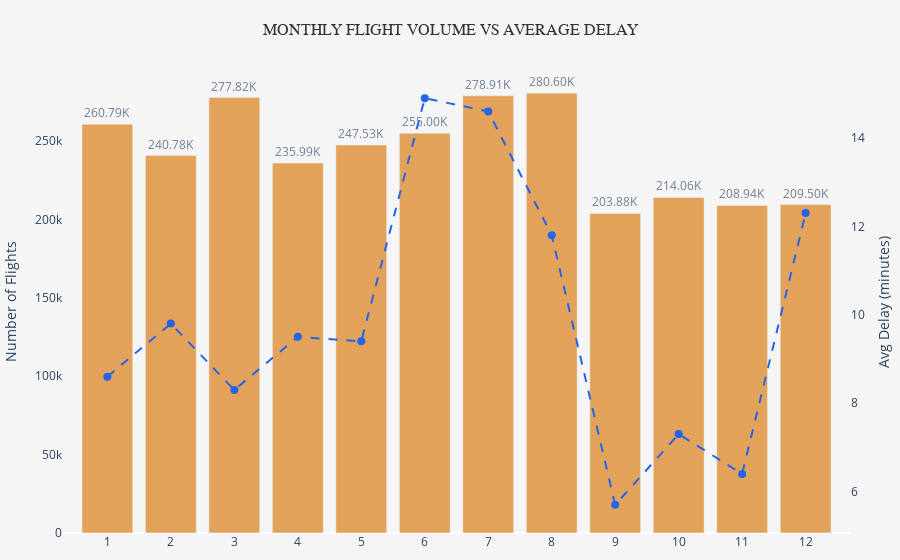

The notebook cell this image was saved under:
### Code cell
fig_6 = go.Figure()

# Bar: number of flights
fig_6.add_bar(
    x=df_monthly_perf["MONTH"], y=df_monthly_perf["n_operated"],
    name="Number of Flights", yaxis="y",
    text=df_monthly_perf["text"], textposition="outside", opacity=0.65,    
    hovertemplate=(
        "<b>Month:</b> %{x}<br>"
        "<b>Flights:</b> %{y:,}<br>"
        "<extra></extra>"
    ),
    marker=dict(color="#D97706"),
)

# Line: average delay
fig_6.add_trace(
    go.Scatter(
        x=df_monthly_perf["MONTH"], y=df_monthly_perf["avg_delay"],
        name="Avg Departure Delay (min)",
        mode="lines+markers",
        yaxis="y2", 
        line=dict(
            color="#2563EB",
            width=2,
            dash="dash"   # 👈 nét đứt
        ),
        marker=dict(size=8),
    )
)

fig_6.update_layout(
    xaxis=dict(type="category", 
               showgrid=False),
    yaxis=dict(title="Number of Flights", 
               showgrid=False),
    yaxis2=dict(title="Avg Delay (minutes)", 
                overlaying="y", side="right", showgrid=False), 
    showlegend = False,
    title=dict(
        text=("MONTHLY FLIGHT VOLUME VS AVERAGE DELAY"),
        x=0.5,
        xanchor="center"
    ),
    margin = dict(l=10, r=10, t=70, b=10),
                  paper_bgcolor="#f5f5f5",   # nền toàn figure (kể cả title)
                  plot_bgcolor="#f5f5f5",    # nền vùng bar chart
                  title_font=dict(size=16, color="#333", family="Comic Sans MS")
)
fig_6.update_traces(cliponaxis=False)
fig_6.show()

### Figure 1 — Plotly figure (JSON) as saved in the notebook; plotly's stock layout.template omitted (floating-point values rounded to 4 significant figures)
{"data": [{"cliponaxis": false, "hovertemplate": "<b>Month:</b> %{x}<br><b>Flights:</b> %{y:,}<br><extra></extra>", "marker": {"color": "#D97706"}, "name": "Number of Flights", "opacity": 0.65, "text": ["260.79K", "240.78K", "277.82K", "235.99K", "247.53K", "255.00K", "278.91K", "280.60K", "203.88K", "214.06K", "208.94K", "209.50K"], "textposition": "outside", "type": "bar", "x": [1, 2, 3, 4, 5, 6, 7, 8, 9, 10, 11, 12], "y": [260785, 240776, 277825, 235990, 247531, 254998, 278911, 280603, 203881, 214055, 208944, 209505], "yaxis": "y"}, {"cliponaxis": false, "line": {"color": "#2563EB", "dash": "dash", "width": 2}, "marker": {"size": 8}, "mode": "lines+markers", "name": "Avg Departure Delay (min)", "type": "scatter", "x": [1, 2, 3, 4, 5, 6, 7, 8, 9, 10, 11, 12], "y": [8.6, 9.8, 8.3, 9.5, 9.4, 14.9, 14.6, 11.8, 5.7, 7.3, 6.4, 12.3], "yaxis": "y2"}], "layout": {"margin": {"b": 10, "l": 10, "r": 10, "t": 70}, "paper_bgcolor": "#f5f5f5", "plot_bgcolor": "#f5f5f5", "showlegend": false, "title": {"font": {"color": "#333", "family": "Comic Sans MS", "size": 16}, "text": "MONTHLY FLIGHT VOLUME VS AVERAGE DELAY", "x": 0.5, "xanchor": "center"}, "xaxis": {"showgrid": false, "type": "category"}, "yaxis": {"showgrid": false, "title": {"text": "Number of Flights"}}, "yaxis2": {"overlaying": "y", "showgrid": false, "side": "right", "title": {"text": "Avg Delay (minutes)"}}}}
